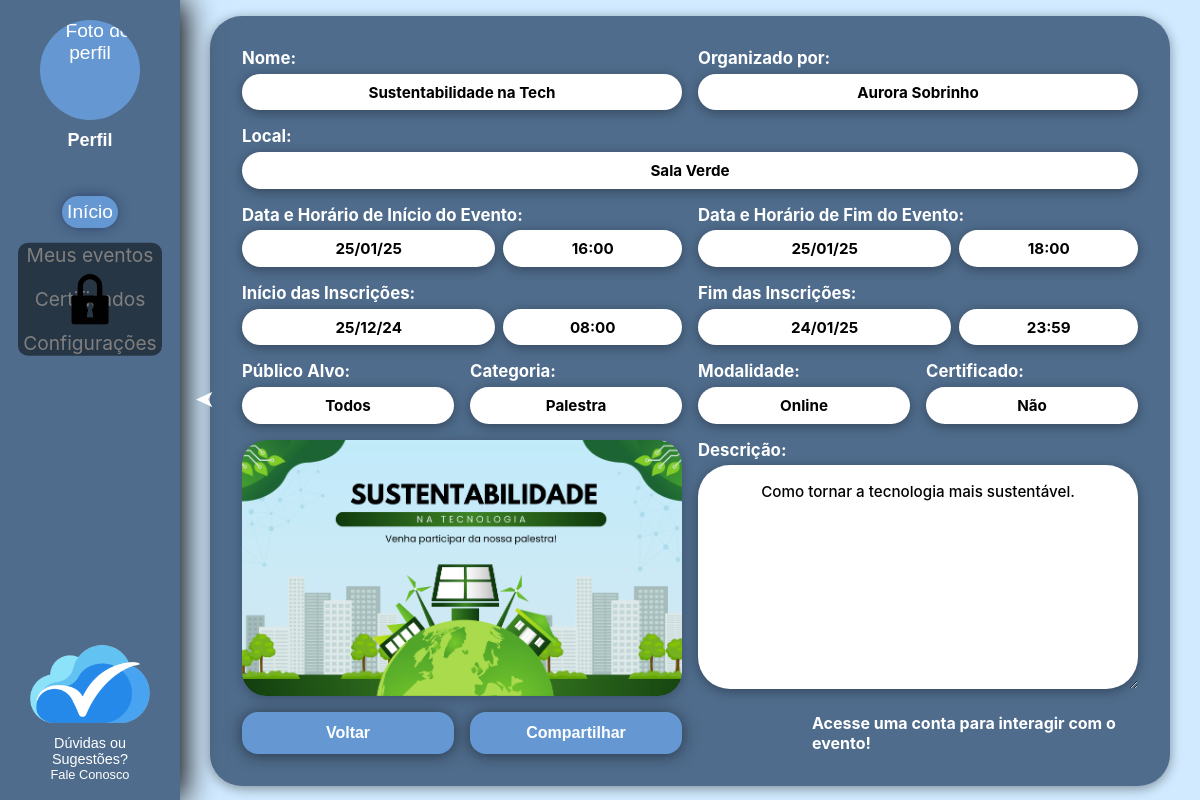
The page /PaginasPublicas/ContainerPublico.php?pagina=evento&id=12 on the database its author committed.
### tables this page shows
CREATE TABLE evento(
    cod_evento INT PRIMARY KEY NOT NULL,
    categoria VARCHAR(40) NOT NULL,
    nome VARCHAR(100) NOT NULL,
    lugar VARCHAR(40) NOT NULL,
    descricao VARCHAR(500),
    publico_alvo VARCHAR(100),
    inicio DATETIME NOT NULL,
    conclusao DATETIME NOT NULL,
    duracao FLOAT, 
    certificado TINYINT(1) NOT NULL DEFAULT 0,
    modalidade ENUM('Presencial','Online','Híbrido') NOT NULL DEFAULT 'Presencial',
    imagem VARCHAR(255) NULL,
    inicio_inscricao DATETIME NULL,
    fim_inscricao DATETIME NULL
);

CREATE TABLE usuario(
    CPF CHAR(11) PRIMARY KEY,
    Nome VARCHAR(100),
    Email VARCHAR(100),
    Senha VARCHAR(255),
    RA CHAR(7) NULL,
    Codigo VARCHAR(8),
    Organizador TINYINT(1) NOT NULL DEFAULT 0,
    TemaSite TINYINT(1) NOT NULL DEFAULT 0,
    FotoPerfil VARCHAR(255) NULL,
    CONSTRAINT chk_codigo_organizador CHECK (
        (Organizador = 0) OR 
        (Organizador = 1 AND Codigo IS NOT NULL)
    ),
    CONSTRAINT chk_tema_site CHECK (TemaSite IN (0,1))
);

### PaginasPublicas/CartaodoEvento.php (the view, shortened to what this page needs)
<!DOCTYPE html>
<html lang="pt-br">
<head>
    <link rel="stylesheet" href="../styleGlobal.css" />
    <?php
    include_once('../BancoDados/conexao.php');
    $id_evento = isset($_GET['id']) ? (int)$_GET['id'] : 1;
    $sql = "SELECT e.*, u.Nome as nome_organizador
            FROM evento e
            LEFT JOIN organiza o ON e.cod_evento = o.cod_evento
            LEFT JOIN usuario u ON o.CPF = u.CPF
            WHERE e.cod_evento = $id_evento";
    $resultado = mysqli_query($conexao, $sql);
    if ($resultado && mysqli_num_rows($resultado) > 0) {
        $evento = mysqli_fetch_assoc($resultado);
        $data_inicio = date('d/m/y', strtotime($evento['inicio']));
        $data_fim = date('d/m/y', strtotime($evento['conclusao']));
        $hora_inicio = date('H:i', strtotime($evento['inicio']));
        $hora_fim = date('H:i', strtotime($evento['conclusao']));
        $data_inicio_inscricao = '-';
        $data_fim_inscricao = '-';
        $hora_inicio_inscricao = '-';
        $hora_fim_inscricao = '-';
        if (!empty($evento['inicio_inscricao'])) {
            $data_inicio_inscricao = date('d/m/y', strtotime($evento['inicio_inscricao']));
            $hora_inicio_inscricao = date('H:i', strtotime($evento['inicio_inscricao']));
        }
        if (!empty($evento['fim_inscricao'])) {
            $data_fim_inscricao = date('d/m/y', strtotime($evento['fim_inscricao']));
            $hora_fim_inscricao = date('H:i', strtotime($evento['fim_inscricao']));
        }
        $nome_organizador = isset($evento['nome_organizador']) && $evento['nome_organizador'] !== '' ? $evento['nome_organizador'] : 'Não informado';
    }
    $certificado = (isset($evento['certificado']) && (int)$evento['certificado'] === 1) ? 'Sim' : 'Não';
    $modalidade = isset($evento['modalidade']) && $evento['modalidade'] !== '' ? $evento['modalidade'] : 'Presencial';
    $imagem_rel = (isset($evento['imagem']) && $evento['imagem'] !== '' && $evento['imagem'] !== null)
        ? $evento['imagem']
        : 'ImagensEventos/CEU-Logo.png';
    $imagem_src = '../' . ltrim($imagem_rel, "/\\");
    ?>
</head>
<body>
    <div id="main-content">
        <div class="cartao-evento">
            <div class="Nome grupo-campo">
                <label>Nome:</label>
                <div class="caixa-valor"><?php echo htmlspecialchars($evento['nome']); ?></div>
            </div>
            <div class="Organizador grupo-campo">
                <label>Organizado por:</label>
                <div class="caixa-valor"><?php echo htmlspecialchars($nome_organizador); ?></div>
            </div>
            <div class="Local grupo-campo">
                <label>Local:</label>
                <div class="caixa-valor"><?php echo htmlspecialchars($evento['lugar']); ?></div>
            </div>
            <div class="DataHorarioInicio grupo-campo">
                <label>Data e Horário de Início do Evento:</label>
                <div class="campo-data-horario">
                    <div class="caixa-valor"><?php echo $data_inicio; ?></div>
                    <div class="caixa-valor"><?php echo $hora_inicio; ?></div>
                </div>
            </div>
            <div class="DataHorarioFim grupo-campo">
                <label>Data e Horário de Fim do Evento:</label>
                <div class="campo-data-horario">
                    <div class="caixa-valor"><?php echo $data_fim; ?></div>
                    <div class="caixa-valor"><?php echo $hora_fim; ?></div>
                </div>
            </div>
            <div class="DataHorarioInscricaoInicio grupo-campo">
                <label>Início das Inscrições:</label>
                <div class="campo-data-horario">
                    <div class="caixa-valor"><?php echo htmlspecialchars($data_inicio_inscricao); ?></div>
                    <div class="caixa-valor"><?php echo htmlspecialchars($hora_inicio_inscricao); ?></div>
                </div>
            </div>
            <div class="DataHorarioInscricaoFim grupo-campo">
                <label>Fim das Inscrições:</label>
                <div class="campo-data-horario">
                    <div class="caixa-valor"><?php echo htmlspecialchars($data_fim_inscricao); ?></div>
                    <div class="caixa-valor"><?php echo htmlspecialchars($hora_fim_inscricao); ?></div>
                </div>
            </div>
            <div class="PublicoAlvo grupo-campo">
                <label>Público Alvo:</label>
                <div class="caixa-valor"><?php echo htmlspecialchars($evento['publico_alvo'] ?? 'Não informado'); ?></div>
            </div>
            <div class="Categoria grupo-campo">
                <label>Categoria:</label>
                <div class="caixa-valor"><?php echo htmlspecialchars($evento['categoria'] ?? ''); ?></div>
            </div>
            <div class="Modalidade grupo-campo">
                <label>Modalidade:</label>
                <div class="caixa-valor"><?php echo htmlspecialchars($modalidade); ?></div>
            </div>
            <div class="Certificado grupo-campo">
                <label>Certificado:</label>
                <div class="caixa-valor"><?php echo $certificado; ?></div>
            </div>
            <div class="Imagem campo-imagem">
                <div class="carrossel-imagens">
                    <img id="imagem-carrossel" src="<?php echo htmlspecialchars($imagem_src); ?>" alt="Imagem do evento">
                </div>
            </div>
            <div class="Descricao grupo-campo">
                <label>Descrição:</label>
                <div class="caixa-valor caixa-descricao"><?php echo htmlspecialchars($evento['descricao']); ?></div>
            </div>
            <div class="BotaoVoltar">
                <button class="botao" onclick="history.back()">Voltar</button>
            </div>
            <div class="BotaoCompartilhar">
                <button class="botao" onclick="abrirModalCompartilhar()">Compartilhar</button>
            </div>
            <div class="MensagemLogin">
                <?php if (isset($_SESSION['cpf']) && !empty($_SESSION['cpf'])): ?>
                    <button id="btn-ser-colaborador" class="botao">Ser Colaborador</button>
                <?php else: ?>
                    <h4 class="MensagemLogin">Acesse uma conta para interagir com o evento!</h4>
                <?php endif; ?>
            </div>
        </div>
    </div>
</body>
</html>

### PaginasPublicas/ContainerPublico.php (shortened to what this page needs)
<!DOCTYPE html>
<html lang="pt-br">
<head>
    <link rel="stylesheet" href="../styleGlobal.css" />
</head>
<body <?php if (($pagina ?? ($_GET['pagina'] ?? 'inicio')) === 'inicio') {
            echo 'class="pagina-inicio"';
        } ?>>
    <?php
    $paginasPermitidas = [
        'inicio' => 'Inicio.php',
        'login' => 'Login.html',
        'cadastroP' => 'CadastroParticipante.html',
        'cadastroO' => 'CadastroOrganizador.html',
        'redefinirSenha' => 'RedefinirSenha.html',
        'evento' => 'CartaodoEvento.php',
        'solicitarCodigo' => 'SolicitarCodigo.html',
        'faleConosco' => '../PaginasGlobais/FaleConosco.html',
        'termos' => '../PaginasGlobais/TermosDeCondicoes.html',
    ];
    $pagina = $_GET['pagina'] ?? 'inicio';
    $arquivo = $paginasPermitidas[$pagina] ?? $paginasPermitidas['inicio'];
    ?>
    <div id="conteudo-dinamico">
        <?php include $arquivo; ?>
    </div>
</body>
</html>

### PaginasPublicas/CartaodoEvento.php (style rules this page uses)
.cartao-evento { background-color: var(--caixas); border-radius: 2rem; box-shadow: 0 0.15rem 0.75rem 0 rgba(0, 0, 0, 0.4); padding: 2rem; width: 100%; max-width: 60rem; display: grid; grid-template-columns: repeat(8, 1fr); grid-template-rows: repeat(8, auto); gap: 1rem; margin: 1rem auto 1rem auto; }
.cartao-evento>div { background: none; border: none; display: flex; flex-direction: column; justify-content: flex-start; align-items: stretch; font-size: 1rem; }
.grupo-campo label { font-weight: 700; font-size: 1.05rem; line-height: 1.2; margin-bottom: 0.35rem; }
.caixa-valor { background-color: var(--branco); color: var(--preto, #000); border-radius: 2rem; padding: 0.55rem 0.9rem; text-align: center; font-size: 0.95rem; font-weight: 700; min-height: 2.1rem; display: flex; justify-content: center; align-items: center; box-shadow: 0 0.15rem 0.75rem 0 rgba(0, 0, 0, 0.35); }
.caixa-descricao { min-height: 14rem; padding: 1rem; text-align: left; line-height: 1.4; font-weight: 500; overflow-y: auto; resize: vertical; word-break: break-word; white-space: pre-line; max-width: 100%; display: flex; flex-direction: column; justify-content: flex-start; padding-top: 1em; }
.Nome { grid-column: span 4 / span 4; }
.Organizador { grid-column: span 4 / span 4; grid-column-start: 5; }
.Local { grid-column: span 8 / span 8; grid-row-start: 2; }
.DataHorarioInicio { grid-column: span 4 / span 4; grid-row-start: 3; }
.DataHorarioFim { grid-column: span 4 / span 4; grid-column-start: 5; grid-row-start: 3; }
.DataHorarioInscricaoInicio { grid-column: span 4 / span 4; grid-row-start: 4; }
.DataHorarioInscricaoFim { grid-column: span 4 / span 4; grid-column-start: 5; grid-row-start: 4; }
.campo-data-horario { display: flex; gap: 0.5rem; align-items: stretch; }
.campo-data-horario .caixa-valor { flex: 1; }
.campo-data-horario .caixa-valor:first-child { flex: 1.2; }
.campo-data-horario .caixa-valor:last-child { flex: 0.8; }
.PublicoAlvo { grid-column: span 2 / span 2; grid-row-start: 5; }
.Categoria { grid-column: span 2 / span 2; grid-column-start: 3; grid-row-start: 5; }
.Modalidade { grid-column: span 2 / span 2; grid-column-start: 5; grid-row-start: 5; }
.Certificado { grid-column: span 2 / span 2; grid-column-start: 7; grid-row-start: 5; }
.Imagem { grid-column: span 4 / span 4; grid-row: span 3 / span 3; grid-row-start: 6; display: flex; justify-content: center; align-items: center; max-height: 16rem; min-height: 16rem; width: 100%; min-width: 0; }
.Descricao { grid-column: span 4 / span 4; grid-row: span 3 / span 3; grid-column-start: 5; grid-row-start: 6; }
.BotaoVoltar { grid-column: span 2 / span 2; grid-row-start: 9; }
.BotaoCompartilhar { grid-column: span 2 / span 2; grid-column-start: 3; grid-row-start: 9; }
.MensagemLogin { grid-column: span 3 / span 3; grid-column-start: 6; grid-row-start: 9; align-self: center; }
.campo-imagem { background: var(--branco, #fff); border-radius: 1.5rem; box-shadow: 0 0.15rem 0.75rem 0 rgba(0, 0, 0, 0.25); overflow: hidden; padding: 0; width: 100%; min-width: 0; height: 16rem; max-height: 16rem; min-height: 16rem; display: flex; justify-content: center; align-items: center; }
.campo-imagem img { width: 100%; height: 100%; object-fit: cover; display: block; margin: 0; padding: 0; }
.botao { background-color: var(--botao); color: var(--branco, #fff); border-radius: 0.35rem; padding: 0.75rem 1.5rem; font-weight: 700; font-size: 1rem; border: none; cursor: pointer; box-shadow: 0 0.15rem 0.55rem 0 rgba(0, 0, 0, 0.25); transition: background .25s, transform .15s; width: 100%; }
.carrossel-imagens { position: relative; width: 100%; height: 16rem; max-height: 16rem; min-height: 16rem; display: flex; align-items: center; justify-content: center; }
.carrossel-imagens img { width: 100%; height: 100%; object-fit: cover; border-radius: 1.5rem; box-shadow: 0 0.15rem 0.75rem 0 rgba(0, 0, 0, 0.25); }

### rows shown on the page
evento: nome "Sustentabilidade na Tech", usuario.Nome "Aurora Sobrinho", lugar "Sala Verde", inicio "25/01/25", inicio "16:00", conclusao "25/01/25", conclusao "18:00", inicio_inscricao "25/12/24", inicio_inscricao "08:00", fim_inscricao "24/01/25", fim_inscricao "23:59", publico_alvo "Todos", categoria "Palestra", modalidade "Online", certificado "Não", imagem (picture), descricao "Como tornar a tecnologia mais sustentável."
